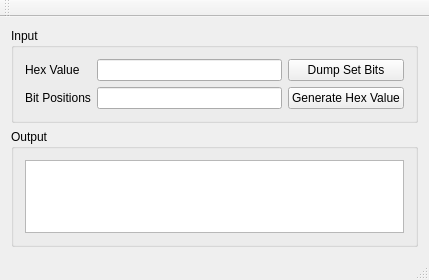
<?xml version="1.0" encoding="UTF-8"?>
<ui version="4.0">
 <class>MainWindow</class>
 <widget class="QMainWindow" name="MainWindow">
  <property name="geometry">
   <rect>
    <x>0</x>
    <y>0</y>
    <width>429</width>
    <height>280</height>
   </rect>
  </property>
  <property name="windowTitle">
   <string>Bit Operation Utility</string>
  </property>
  <widget class="QWidget" name="centralWidget">
   <layout class="QGridLayout" name="gridLayout_3">
    <item row="0" column="0">
     <widget class="QGroupBox" name="groupBox">
      <property name="title">
       <string>Input</string>
      </property>
      <layout class="QGridLayout" name="gridLayout">
       <item row="0" column="0">
        <widget class="QLabel" name="label">
         <property name="text">
          <string>Hex Value</string>
         </property>
        </widget>
       </item>
       <item row="0" column="1">
        <widget class="QLineEdit" name="leHex"/>
       </item>
       <item row="0" column="2">
        <widget class="QPushButton" name="pbHex">
         <property name="text">
          <string>Dump Set Bits</string>
         </property>
        </widget>
       </item>
       <item row="1" column="0">
        <widget class="QLabel" name="label_2">
         <property name="text">
          <string>Bit Positions</string>
         </property>
        </widget>
       </item>
       <item row="1" column="1">
        <widget class="QLineEdit" name="leBits"/>
       </item>
       <item row="1" column="2">
        <widget class="QPushButton" name="pbBits">
         <property name="text">
          <string>Generate Hex Value</string>
         </property>
        </widget>
       </item>
      </layout>
     </widget>
    </item>
    <item row="1" column="0">
     <widget class="QGroupBox" name="groupBox_2">
      <property name="title">
       <string>Output</string>
      </property>
      <layout class="QGridLayout" name="gridLayout_2">
       <item row="0" column="0">
        <widget class="QPlainTextEdit" name="pteOutput"/>
       </item>
      </layout>
     </widget>
    </item>
   </layout>
  </widget>
  <widget class="QMenuBar" name="menuBar">
   <property name="geometry">
    <rect>
     <x>0</x>
     <y>0</y>
     <width>429</width>
     <height>23</height>
    </rect>
   </property>
  </widget>
  <widget class="QToolBar" name="mainToolBar">
   <attribute name="toolBarArea">
    <enum>TopToolBarArea</enum>
   </attribute>
   <attribute name="toolBarBreak">
    <bool>false</bool>
   </attribute>
  </widget>
  <widget class="QStatusBar" name="statusBar"/>
 </widget>
 <layoutdefault spacing="6" margin="11"/>
 <resources/>
 <connections>
  <connection>
   <sender>leHex</sender>
   <signal>returnPressed()</signal>
   <receiver>pbHex</receiver>
   <slot>click()</slot>
   <hints>
    <hint type="sourcelabel">
     <x>236</x>
     <y>75</y>
    </hint>
    <hint type="destinationlabel">
     <x>327</x>
     <y>81</y>
    </hint>
   </hints>
  </connection>
  <connection>
   <sender>leBits</sender>
   <signal>returnPressed()</signal>
   <receiver>pbBits</receiver>
   <slot>click()</slot>
   <hints>
    <hint type="sourcelabel">
     <x>228</x>
     <y>102</y>
    </hint>
    <hint type="destinationlabel">
     <x>344</x>
     <y>105</y>
    </hint>
   </hints>
  </connection>
 </connections>
</ui>
